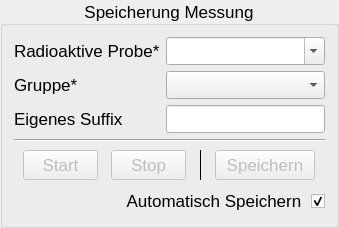
       <widget class="QGroupBox" name="groupBox">
        <property name="sizePolicy">
         <sizepolicy hsizetype="Minimum" vsizetype="Preferred">
          <horstretch>0</horstretch>
          <verstretch>0</verstretch>
         </sizepolicy>
        </property>
        <property name="minimumSize">
         <size>
          <width>0</width>
          <height>50</height>
         </size>
        </property>
        <property name="font">
         <font>
          <pointsize>13</pointsize>
         </font>
        </property>
        <property name="title">
         <string>Speicherung Messung</string>
        </property>
        <property name="alignment">
         <set>Qt::AlignmentFlag::AlignCenter</set>
        </property>
        <property name="flat">
         <bool>false</bool>
        </property>
        <property name="checkable">
         <bool>false</bool>
        </property>
        <layout class="QVBoxLayout" name="verticalLayout">
         <property name="sizeConstraint">
          <enum>QLayout::SizeConstraint::SetMinimumSize</enum>
         </property>
         <item>
          <layout class="QFormLayout" name="formLayout_2">
           <property name="fieldGrowthPolicy">
            <enum>QFormLayout::FieldGrowthPolicy::AllNonFixedFieldsGrow</enum>
           </property>
           <property name="rightMargin">
            <number>0</number>
           </property>
           <property name="bottomMargin">
            <number>0</number>
           </property>
           <item row="0" column="0">
            <widget class="QLabel" name="label_6">
             <property name="text">
              <string>Radioaktive Probe*</string>
             </property>
            </widget>
           </item>
           <item row="0" column="1">
            <widget class="QComboBox" name="radSample">
             <property name="sizePolicy">
              <sizepolicy hsizetype="MinimumExpanding" vsizetype="Fixed">
               <horstretch>0</horstretch>
               <verstretch>0</verstretch>
              </sizepolicy>
             </property>
             <property name="toolTip">
              <string>&lt;html&gt;&lt;head/&gt;&lt;body&gt;&lt;p&gt;Auswahl der verwendeten radioaktiven Probe &lt;span style=&quot; color:#ff001a;&quot;&gt;(Pflichtfeld)&lt;/span&gt;&lt;/p&gt;&lt;/body&gt;&lt;/html&gt;</string>
             </property>
             <property name="editable">
              <bool>true</bool>
             </property>
             <property name="currentText">
              <string/>
             </property>
             <property name="currentIndex">
              <number>-1</number>
             </property>
             <property name="insertPolicy">
              <enum>QComboBox::InsertPolicy::NoInsert</enum>
             </property>
             <item>
              <property name="text">
               <string>E00200</string>
              </property>
             </item>
             <item>
              <property name="text">
               <string>E03607</string>
              </property>
             </item>
             <item>
              <property name="text">
               <string>E23303</string>
              </property>
             </item>
             <item>
              <property name="text">
               <string>E30347</string>
              </property>
             </item>
             <item>
              <property name="text">
               <string>E32090</string>
              </property>
             </item>
             <item>
              <property name="text">
               <string>E34316</string>
              </property>
             </item>
             <item>
              <property name="text">
               <string>E38069</string>
              </property>
             </item>
             <item>
              <property name="text">
               <string>E43002</string>
              </property>
             </item>
             <item>
              <property name="text">
               <string>E44367</string>
              </property>
             </item>
             <item>
              <property name="text">
               <string>E52165</string>
              </property>
             </item>
             <item>
              <property name="text">
               <string>E54024</string>
              </property>
             </item>
             <item>
              <property name="text">
               <string>E55600</string>
              </property>
             </item>
             <item>
              <property name="text">
               <string>E62894</string>
              </property>
             </item>
             <item>
              <property name="text">
               <string>E63699</string>
              </property>
             </item>
             <item>
              <property name="text">
               <string>E67594</string>
              </property>
             </item>
             <item>
              <property name="text">
               <string>E75572</string>
              </property>
             </item>
             <item>
              <property name="text">
               <string>E76054</string>
              </property>
             </item>
             <item>
              <property name="text">
               <string>E78857</string>
              </property>
             </item>
             <item>
              <property name="text">
               <string>E80533</string>
              </property>
             </item>
             <item>
              <property name="text">
               <string>E82518</string>
              </property>
             </item>
             <item>
              <property name="text">
               <string>E87198</string>
              </property>
             </item>
             <item>
              <property name="text">
               <string>E89152</string>
              </property>
             </item>
             <item>
              <property name="text">
               <string>E92206</string>
              </property>
             </item>
             <item>
              <property name="text">
               <string>E93652</string>
              </property>
             </item>
             <item>
              <property name="text">
               <string>E93945</string>
              </property>
             </item>
             <item>
              <property name="text">
               <string>E95829</string>
              </property>
             </item>
             <item>
              <property name="text">
               <string>E96269</string>
              </property>
             </item>
             <item>
              <property name="text">
               <string>E99208</string>
              </property>
             </item>
            </widget>
           </item>
           <item row="1" column="0">
            <widget class="QLabel" name="label_7">
             <property name="text">
              <string>Gruppe*</string>
             </property>
            </widget>
           </item>
           <item row="1" column="1">
            <widget class="QComboBox" name="groupLetter">
             <property name="sizePolicy">
              <sizepolicy hsizetype="MinimumExpanding" vsizetype="Fixed">
               <horstretch>0</horstretch>
               <verstretch>0</verstretch>
              </sizepolicy>
             </property>
             <property name="toolTip">
              <string>&lt;html&gt;&lt;head/&gt;&lt;body&gt;&lt;p&gt;Auswahl der GP Praktikumsgruppe &lt;span style=&quot; color:#ff001a;&quot;&gt;(Pflichtfeld)&lt;/span&gt;&lt;/p&gt;&lt;/body&gt;&lt;/html&gt;</string>
             </property>
             <property name="currentIndex">
              <number>-1</number>
             </property>
             <property name="maxCount">
              <number>24</number>
             </property>
             <property name="insertPolicy">
              <enum>QComboBox::InsertPolicy::NoInsert</enum>
             </property>
             <item>
              <property name="text">
               <string>A</string>
              </property>
             </item>
             <item>
              <property name="text">
               <string>B</string>
              </property>
             </item>
             <item>
              <property name="text">
               <string>C</string>
              </property>
             </item>
             <item>
              <property name="text">
               <string>D</string>
              </property>
             </item>
             <item>
              <property name="text">
               <string>E</string>
              </property>
             </item>
             <item>
              <property name="text">
               <string>F</string>
              </property>
             </item>
             <item>
              <property name="text">
               <string>G</string>
              </property>
             </item>
             <item>
              <property name="text">
               <string>H</string>
              </property>
             </item>
             <item>
              <property name="text">
               <string>I</string>
              </property>
             </item>
             <item>
              <property name="text">
               <string>J</string>
              </property>
             </item>
             <item>
              <property name="text">
               <string>K</string>
              </property>
             </item>
             <item>
              <property name="text">
               <string>L</string>
              </property>
             </item>
             <item>
              <property name="text">
               <string>M</string>
              </property>
             </item>
             <item>
              <property name="text">
               <string>N</string>
              </property>
             </item>
             <item>
              <property name="text">
               <string>O</string>
              </property>
             </item>
             <item>
              <property name="text">
               <string>P</string>
              </property>
             </item>
            </widget>
           </item>
           <item row="2" column="0">
            <widget class="QLabel" name="label_5">
             <property name="text">
              <string>Eigenes Suffix</string>
             </property>
            </widget>
           </item>
           <item row="2" column="1">
            <widget class="QLineEdit" name="suffix">
             <property name="sizePolicy">
              <sizepolicy hsizetype="MinimumExpanding" vsizetype="Fixed">
               <horstretch>0</horstretch>
               <verstretch>0</verstretch>
              </sizepolicy>
             </property>
             <property name="toolTip">
              <string>Ein benutzerdefiniertes Suffix mit maximal 20 Zeichen</string>
             </property>
             <property name="text">
              <string notr="true"/>
             </property>
             <property name="maxLength">
              <number>20</number>
             </property>
            </widget>
           </item>
          </layout>
         </item>
         <item>
          <widget class="Line" name="line_5">
           <property name="orientation">
            <enum>Qt::Orientation::Horizontal</enum>
           </property>
          </widget>
         </item>
         <item>
          <layout class="QHBoxLayout" name="horizontalLayout">
           <property name="leftMargin">
            <number>2</number>
           </property>
           <property name="topMargin">
            <number>2</number>
           </property>
           <property name="rightMargin">
            <number>2</number>
           </property>
           <property name="bottomMargin">
            <number>2</number>
           </property>
           <item>
            <widget class="QPushButton" name="buttonStart">
             <property name="enabled">
              <bool>false</bool>
             </property>
             <property name="minimumSize">
              <size>
               <width>75</width>
               <height>30</height>
              </size>
             </property>
             <property name="maximumSize">
              <size>
               <width>75</width>
               <height>40</height>
              </size>
             </property>
             <property name="toolTip">
              <string>Start der Messung</string>
             </property>
             <property name="text">
              <string>Start</string>
             </property>
            </widget>
           </item>
           <item>
            <widget class="QPushButton" name="buttonStop">
             <property name="enabled">
              <bool>false</bool>
             </property>
             <property name="minimumSize">
              <size>
               <width>75</width>
               <height>30</height>
              </size>
             </property>
             <property name="maximumSize">
              <size>
               <width>75</width>
               <height>40</height>
              </size>
             </property>
             <property name="toolTip">
              <string>Aktuelle Messung stoppen</string>
             </property>
             <property name="text">
              <string>Stop</string>
             </property>
            </widget>
           </item>
           <item>
            <widget class="Line" name="line_4">
             <property name="frameShadow">
              <enum>QFrame::Shadow::Plain</enum>
             </property>
             <property name="orientation">
              <enum>Qt::Orientation::Vertical</enum>
             </property>
            </widget>
           </item>
           <item>
            <widget class="QPushButton" name="buttonSave">
             <property name="enabled">
              <bool>false</bool>
             </property>
             <property name="minimumSize">
              <size>
               <width>100</width>
               <height>30</height>
              </size>
             </property>
             <property name="maximumSize">
              <size>
               <width>75</width>
               <height>40</height>
              </size>
             </property>
             <property name="toolTip">
              <string>Messung speichern (Dateidialog)</string>
             </property>
             <property name="text">
              <string>Speichern</string>
             </property>
            </widget>
           </item>
          </layout>
         </item>
         <item>
          <widget class="QCheckBox" name="autoSave">
           <property name="maximumSize">
            <size>
             <width>850</width>
             <height>16777215</height>
            </size>
           </property>
           <property name="toolTip">
            <string>&lt;html&gt;&lt;head/&gt;&lt;body&gt;&lt;p&gt;Bei Aktivierung werden die Messungen automatisch im Format:&lt;/p&gt;&lt;p&gt;YYYY_MM_DD-&lt;span style=&quot; font-style:italic;&quot;&gt;Radioaktive Probe&lt;/span&gt;-&lt;span style=&quot; font-style:italic;&quot;&gt;Suffix&lt;/span&gt;.csv&lt;/p&gt;&lt;p&gt;im Ordner Dokumente/Geiger-Mueller/ gespeichert.&lt;/p&gt;&lt;/body&gt;&lt;/html&gt;</string>
           </property>
           <property name="layoutDirection">
            <enum>Qt::LayoutDirection::RightToLeft</enum>
           </property>
           <property name="text">
            <string>Automatisch Speichern </string>
           </property>
           <property name="checked">
            <bool>true</bool>
           </property>
           <property name="tristate">
            <bool>false</bool>
           </property>
          </widget>
         </item>
        </layout>
       </widget>
